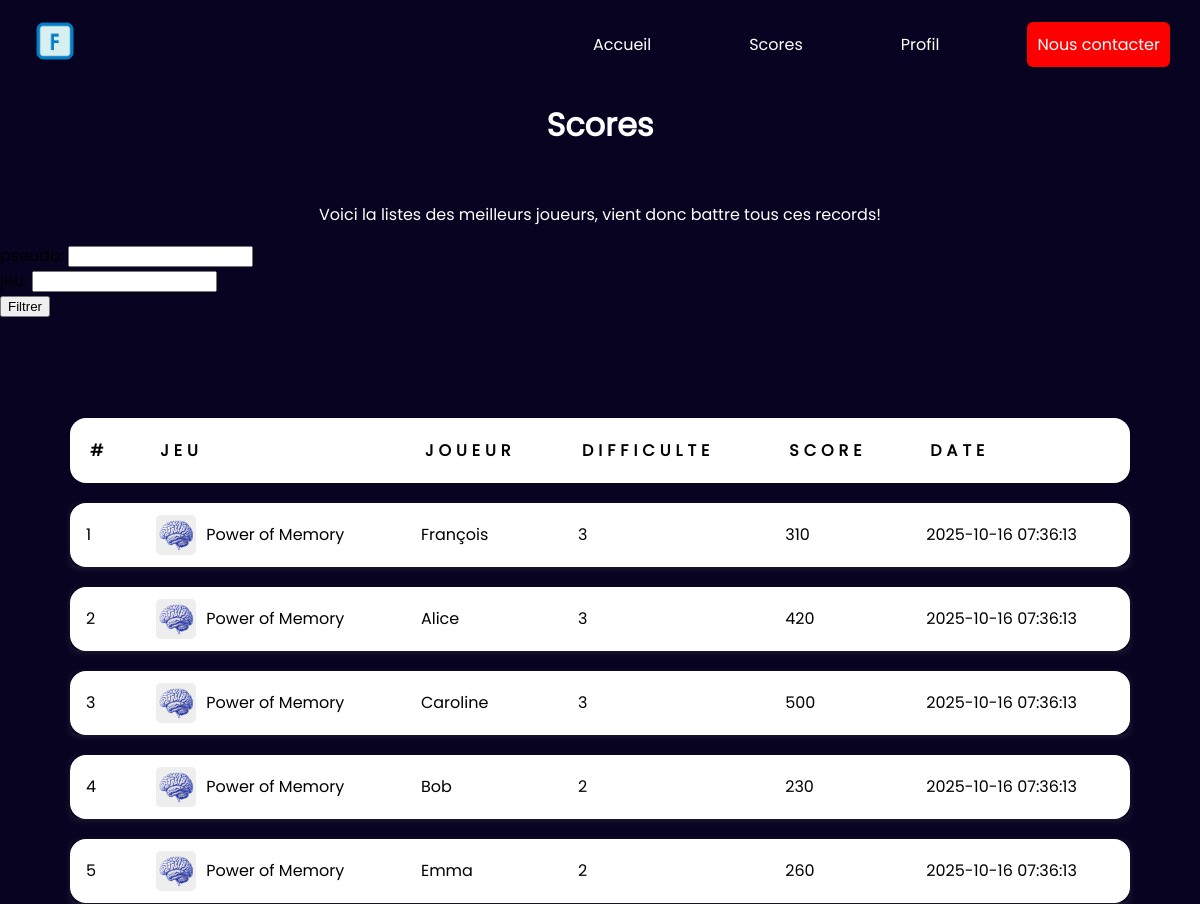
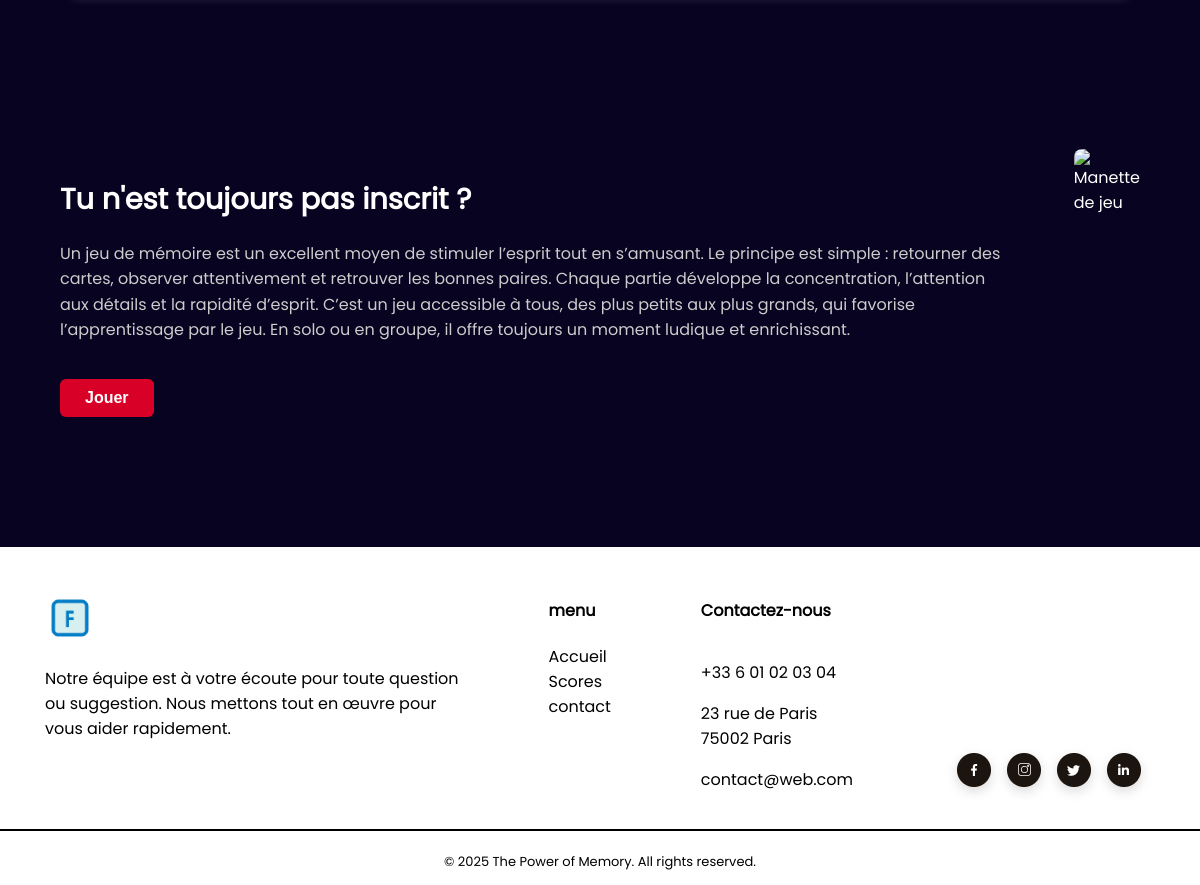
The app's page /games/scores.php with its own data (2 pictures, top to bottom).
### tables this page shows
CREATE TABLE Score(
    Id INT UNSIGNED NOT NULL AUTO_INCREMENT PRIMARY KEY,
    UserId INT UNSIGNED NOT NULL,
    GameId INT UNSIGNED NOT NULL,
    Difficulty ENUM("1", "2", "3") NOT NULL,
    Score INT UNSIGNED NOT NULL,
    CreatedAt DATETIME NOT NULL
);

CREATE TABLE Game(
    Id INT UNSIGNED NOT NULL AUTO_INCREMENT PRIMARY KEY,
    Name VARCHAR(40) NOT NULL
);

CREATE TABLE Utilisateur(
    Id INT UNSIGNED NOT NULL AUTO_INCREMENT PRIMARY KEY,
    Email VARCHAR(255) NOT NULL UNIQUE,
    Password VARCHAR(255) NOT NULL,
    Username VARCHAR(20) NOT NULL UNIQUE,
    CreatedAt DATETIME NOT NULL,
    UpdatedAt DATETIME NOT NULL
);

### utils/common.php (called while the page is built)
<?php
$sql = "SELECT Game.Name, Utilisateur.Username, Score.Difficulty, Score.Score, Score.CreatedAt
        FROM Score
        INNER JOIN Utilisateur ON Score.UserId = Utilisateur.Id
        INNER JOIN Game ON Score.GameId = Game.Id
        ORDER BY Name ASC, Difficulty DESC, Score ASC";
$requete_scores = $pdo->prepare($sql);
$requete_scores->execute();
?>

### games/scores.php (the view, shortened to what this page needs)
<!DOCTYPE html>
<html lang="fr">
<head>
    <?php include $_SERVER['DOCUMENT_ROOT'].'/ProjetFlash/partials/head.php'; ?>
    <link rel="stylesheet" href="/ProjetFlash/assets/css/scores.css">
</head>
<body>
    <main>
    <?php include $_SERVER['DOCUMENT_ROOT'].'/ProjetFlash/partials/header.php' ?>
        <div class="texte"> <h1>Scores</h1>
            <p>Voici la listes des meilleurs joueurs, vient donc battre tous ces records!</p>
        </div>
        <div class=" filter">
            <form method="post" action="scores.php">
                <div class="filtre nom">
                    <label for="pseudo">pseudo:</label>
                    <input type="text" id="pseudo" name="pseudo">
                </div>
                <div class="filtre jeu">
                    <label for="jeu">jeu:</label>
                    <input type="text" id="jeu" name="jeu">
                </div>
                <div class="valid">
                    <button type="submit">Filtrer</button>
                </div>
            </form>
        </div>
        <div class="tableau">
        <table class="leaderboard-table">
            <thead>
                <tr>
                    <th>#</th>
                    <th>JEU</th>
                    <th>JOUEUR</th>
                    <th>DIFFICULTE</th>
                    <th>SCORE</th>
                    <th>DATE</th>
                </tr>
            </thead>
                <tbody>
                <?php
                $rang = 1;
                include $_SERVER['DOCUMENT_ROOT'].'/ProjetFlash/utils/database.php';
                include $_SERVER['DOCUMENT_ROOT'].'/ProjetFlash/utils/common.php';
                while ($score = $requete_scores->fetch(PDO::FETCH_ASSOC)) :
                ?>
                    <tr>
                        <td><?php echo $rang ?></td>
                        <td class="game-cell">
                            <img src="/ProjetFlash/assets/images/IMG_8409.jpg" alt="Icône du jeu" class="game-icon">
                            <span>
                                <?php echo $score['Name']; ?>
                            </span>
                        </td>
                        <td><?php echo $score['Username']; ?></td>
                        <td><?php echo $score['Difficulty']; ?></td>
                        <td><?php echo $score['Score']; ?></td>
                        <td><?php echo $score['CreatedAt']; ?></td>
                    </tr>
                <?php
                if ($rang == 5) break;
                $rang++;
                endwhile;
                ?>
            </tbody>
        </table>
    </div>
    <div class="textebot">
    <div class="textebot-content">
        <h3>Tu n'est toujours pas inscrit ?</h3>
        <P>Un jeu de mémoire est un excellent moyen de stimuler l’esprit tout en s’amusant.
        Le principe est simple : retourner des cartes, observer attentivement et retrouver les bonnes paires.
        Chaque partie développe la concentration, l’attention aux détails et la rapidité d’esprit.
        C’est un jeu accessible à tous, des plus petits aux plus grands, qui favorise l’apprentissage par le jeu.
        En solo ou en groupe, il offre toujours un moment ludique et enrichissant.</P>
        <button id="btnjouer">Jouer</button>
    </div>
    <img src="/ProjetFlash/assets/images/e77e3023-2610-44e4-8a36-dc4f92b357b4.png" alt="Manette de jeu" id="manette-img">
</div>
    <?php include $_SERVER['DOCUMENT_ROOT'].'/ProjetFlash/partials/footer.php'; ?>
    </main>
</body>
</html>

### partials/head.php (shortened to what this page needs)
<link rel="stylesheet" href="/ProjetFlash/assets/css/header.css">
<link rel="stylesheet" href="/ProjetFlash/assets/css/footer.css">

### partials/header.php
<header>
    <div class="header-container">
        <p><img src="/ProjetFlash/assets/images/logo.png" alt="logo"></p>
        <nav class="menu">
            <a href="/ProjetFlash/index.php">Accueil</a>
            <a href="/ProjetFlash/games/scores.php">Scores</a>
            <a href="/ProjetFlash/account.php" id="moncompte">Profil</a>
            <a href="/ProjetFlash/contact.php" id="contact">Nous contacter</a>
        </nav>
    </div>
</header>

### partials/footer.php
<footer>
    <div class="footer-top">
        <div class="footer1">
            <p> <img src="/ProjetFlash/assets/images/logo.png" alt="logo" id="logo"></p>
            <p>Notre équipe est à votre écoute pour toute question<br> ou suggestion. Nous mettons tout en œuvre
                pour<br> vous aider rapidement.</p>
        </div>
        <div class="footer2">
            <h4>menu</h4>
            <a href="index.html">Accueil</a>
            <a href="scores.html">Scores</a>
            <a href="contact.html">contact</a>
        </div>
        <div class="footer3">
            <h4>Contactez-nous</h4>
            <p>+33 6 01 02 03 04</p>
            <p>23 rue de Paris<br>75002 Paris</p>
            <p>contact@web.com</p>
        </div>
        <p><img src="/ProjetFlash/assets/images/Group 12.png" alt="reseaux" id="reseaux"></p>
    </div>
    <hr>
    <div class="footer-bottom">
        <p>© 2025 The Power of Memory. All rights reserved.</p>
    </div>
</footer>

### assets/css/header.css (style rules this page uses)
header { position: absolute; top: 0; width: 100%; display: flex; align-items: center; justify-content: space-between; background-color: #070320; }
.header-container { padding: 0 30px; width: 100%; display: flex; align-items: center; justify-content: space-between; }
header img { width: 50px; height: auto; transition: 0.3s ease-in-out; margin: 0px; }
header .menu { display: flex; gap: 78px; }
header .menu a { text-decoration: none; font-size: 16px; padding : 10px; transition: 0.3s ease-in-out; }
#contact { border-radius: 6px; background-color: red; }
a { color: white; font-size: 16px; font-weight: 400; }

### assets/css/footer.css (style rules this page uses)
footer { margin-top: 100px; width: 100%; background-color: white; flex-direction: column; }
.footer-top { display: flex; justify-content: space-around; align-items: center; }
footer p { color: black !important; }
footer a { color: black !important; text-decoration: none; }
.footer1 { justify-content: start; height: 215px; }
.footer2 { display: flex; flex-direction: column; align-items: start; height: 215px; }
.footer3 { display: flex; flex-direction: column; align-items: start; }
.footer3 p { margin-bottom: 0px; }
.footer-bottom { display: flex; justify-content: center; font-size: 13px; }
#reseaux { margin-top: 180px; display: flex; align-items: end; }
#logo { height: 50px; margin: 0px; }
footer hr { border: 1px solid black; }

### assets/css/scores.css (style rules this page uses)
body { font-family: Arial, sans-serif; background-color: #070320; min-height: 100vh; margin: 0; font-family: 'Poppins', sans-serif; }
.texte { color: white; display: flex; flex-direction: column; align-items: center; text-align: center; gap: 15px; margin-top: 80px; }
tbody tr td:first-child { border-top-left-radius: 16px; border-bottom-left-radius: 16px; }
tbody tr td:last-child { border-top-right-radius: 16px; border-bottom-right-radius: 16px; }
.leaderboard-table thead th:first-child { border-top-left-radius: 16px; }
.leaderboard-table thead th:last-child { border-top-right-radius: 16px; }
.leaderboard-table thead th:first-child { border-bottom-left-radius: 16px; }
.leaderboard-table thead th:last-child { border-bottom-right-radius: 16px; }
.tableau { display: flex; justify-content: center; align-items: center; margin: 60px auto; width: 100%; max-width: 1100px; padding: 20px; box-sizing: border-box; }
.tableau table { width: 100%; }
.game-icon { width: 40px; height: 40px; border-radius: 5px; }
.leaderboard-table { width: 100%; border-collapse: separate; border-spacing: 0 20px; }
.leaderboard-table thead { background-color: white; }
.leaderboard-table thead tr { background: none; }
.leaderboard-table thead tr th { text-align: left; padding: 20px 20px; letter-spacing: 5px; color: rgb(0, 0, 0); }
.leaderboard-table tbody tr { background-color: #fff; border-radius: 8px; box-shadow: 0 2px 6px rgba(255, 255, 255, 0.1); }
.leaderboard-table td { padding: 12px 16px; }
.game-cell { display: flex; align-items: center; gap: 10px; }
.textebot { width: 90%; max-width: 1100px; margin: 80px auto; display: flex; gap: 40px; align-items: flex-start; border-radius: 8px; overflow: hidden; padding: 30px; color: white; }
#btnjouer { background-color: #D80027; color: white; border: none; border-radius: 6px; padding: 10px 25px; margin-top: 20px; cursor: pointer; font-size: 1em; font-weight: bold; }
.textebot h3 { font-size: 1.8em; margin-bottom: 20px; color: white; }
.textebot p { color: #ccc; font-size: 1em; line-height: 1.6; flex: 1; margin-right: 20px; }
.textebot img { max-width: 40%; height: auto; border-radius: 8px; object-fit: cover; }
footer { margin-top: 100px; width: 100%; background-color: white; flex-direction: column; }
.footer-top { display: flex; justify-content: space-around; align-items: center; }
footer p { color: black !important; }
footer a { color: black !important; text-decoration: none; }
.footer1 { justify-content: start; height: 215px; }
.footer2 { display: flex; flex-direction: column; align-items: start; height: 215px; }
.footer3 { display: flex; flex-direction: column; align-items: start; }
.footer3 p { margin-bottom: 0px; }
.footer-bottom { display: flex; justify-content: center; font-size: 13px; }
#reseaux { margin-top: 180px; display: flex; align-items: end; }
#logo { height: 50px; margin: 0px; }
footer hr { border: 1px solid black; }

### records on screen
score: GameId.Name "Power of Memory", UserId.Username "François", Difficulty "3", Score "310", CreatedAt "2025-10-16 07:36:13"
score: GameId.Name "Power of Memory", UserId.Username "Alice", Difficulty "3", Score "420", CreatedAt "2025-10-16 07:36:13"
score: GameId.Name "Power of Memory", UserId.Username "Caroline", Difficulty "3", Score "500", CreatedAt "2025-10-16 07:36:13"
score: GameId.Name "Power of Memory", UserId.Username "Bob", Difficulty "2", Score "230", CreatedAt "2025-10-16 07:36:13"
score: GameId.Name "Power of Memory", UserId.Username "Emma", Difficulty "2", Score "260", CreatedAt "2025-10-16 07:36:13"
